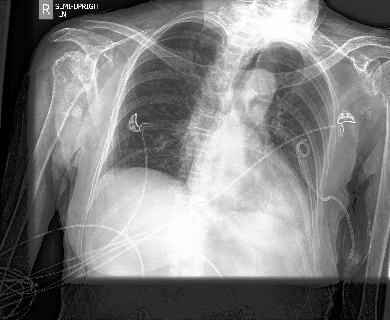
#> input picture Python Programming/Machine Learning/Lung Segmentation/Hull Convex/24.jpg, 390 x 320 px
$ python CH_rect_seg.py
#> lines starting #> are read from the running program, lines starting #| are printed output that depends on the picture; after the words box and inside, x2 and y2 are one past the last pixel; in counts of white or black regions, pixels touching at a corner belong together
import numpy as np
import cv2
from PIL import Image, ImageEnhance
from math import floor

def find_extremes(hull):
    l, r, b, t = 1000, 0, 1000, 0
    for elt in hull:
        if elt[0][0] < b:
            b = elt[0][0]
        if elt[0][0] >  t:
            t = elt[0][0]
        if elt[0][1] < l:
            l = elt[0][1]
        if elt[0][1] > r:
            r = elt[0][1]

#    print( "\n", r - l, " ", t - b, " \n")

    return r - l, t - b, l, r, b, t


img = Image.open('24.jpg') # Can be many different formats.
#> img is the input picture: PIL image 390x320 L; min 0, max 255, mean 126.2
pix = img.load()
size = img.size
#> size = (390, 320)
src = cv2.imread("12_3_clusters_pix_only.jpg", 1) # read input image
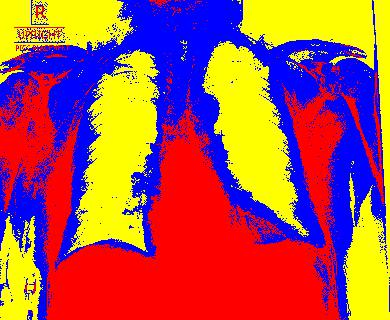
#> input picture Python Programming/Machine Learning/Lung Segmentation/Hull Convex/12_3_clusters_pix_only.jpg, 390 x 320 px
#> src is the input picture: shape (320, 390, 3); mean B, G, R 83.5, 86, 170

gray = cv2.cvtColor(src, cv2.COLOR_BGR2GRAY) # convert to grayscale
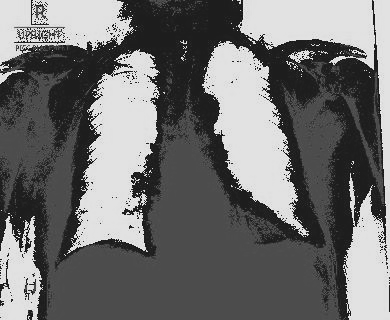
#> gray: shape (320, 390); min 3, max 252, mean 110.8
blur = cv2.blur(gray, (3, 3)) # blur the image
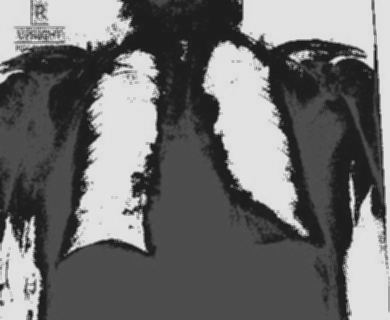
#> blur: shape (320, 390); min 27, max 229, mean 110.9
ret, thresh = cv2.threshold(blur, 100, 255, cv2.THRESH_BINARY)
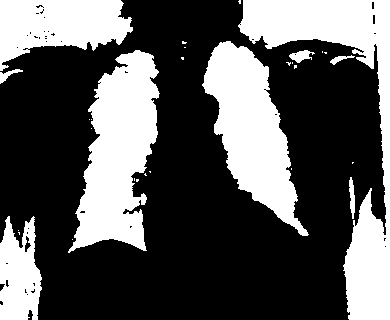
#> thresh: shape (320, 390); 34.6% white; 30 white regions (21 under 20 px)

# Finding contours for the thresholded image
contours, hierarchy = cv2.findContours(thresh, cv2.RETR_TREE, cv2.CHAIN_APPROX_SIMPLE)
#> contours = 72 contours, 59 with area under 20; largest, box (x1, y1, x2, y2) and area: (238, 0, 390, 320) 12095, (68, 50, 160, 253) 10670, (202, 41, 309, 236) 9398, (0, 0, 133, 71) 5912, (0, 216, 42, 320) 3160

# create hull array for convex hull points
hull = []

# [6 lines of commented-out code are left out]

print (src.shape)
#| (320, 390, 3)
#calculate points for each contour
for i in range(len(contours)):
    # creating convex hull object for each contour
    hull.append(cv2.convexHull(contours[i], False))
#> this loop made 72 passes
#> after the loop, hull = 72 contours, 58 with area under 20; largest, box (x1, y1, x2, y2) and area: (238, 0, 390, 320) 31936, (68, 50, 160, 253) 13796, (202, 41, 309, 236) 10862, (0, 0, 133, 71) 7193, (0, 216, 42, 320) 3862

#create an empty black image
drawing = np.zeros((thresh.shape[0], thresh.shape[1], 3), np.uint8)

#print(contours[21])
#print(hull[21][0][0][0])

tmp = []
target_contours = []

# draw contours and hull points
for i in range(len(contours)):
    color_contours = (0, 255, 0) # green - color for contours
    color = (255, 255, 255) # blue - color for convex hull
    # draw ith contour
    width, height, l, r, b, t = find_extremes(contours[i])
    if(width < 240 and width > 130  and height  < 125 and height > 65):
        tmp.append(l)
        tmp.append(r)
        tmp.append(b)
        tmp.append(t)
        target_contours.append(contours[i])
       # find_extremes(hull[i])
        cv2.drawContours(drawing, contours, i, color_contours, 1, 8, hierarchy)
        # draw ith convex hull object
        cv2.drawContours(drawing, hull, i, color, 1, 8)
#> this loop made 72 passes
#> (l, r, b, t, width, height) on passes 1 to 12: (239, 239, 72, 72, 0, 0), (232, 234, 18, 19, 2, 1), (230, 230, 18, 18, 0, 0), (216, 319, 0, 41, 103, 41), (293, 295, 26, 28, 2, 2), (288, 293, 30, 35, 5, 5), (288, 293, 24, 27, 5, 3), (282, 286, 32, 35, 4, 3), (279, 287, 5, 9, 8, 4), (262, 264, 5, 8, 2, 3), (235, 252, 24, 31, 17, 7), (231, 234, 26, 28, 3, 2)
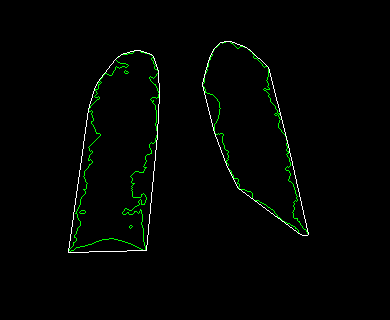
#> drawing: shape (320, 390, 3); mean of channels 0, 1, 2 1.9, 4.1, 1.9; drawn as B, G, R

print(len(tmp));
#| 8


#final_img = cv2.hconcat((np.array(img), drawing))
#cv2.imshow('Final', final_img)

cv2.imshow('drawing',drawing)

cv2.waitKey(0)
# [11 lines of commented-out code are left out]
for i in range (0, size[0]):#y coordinate of pixel
    for j in range(0, size[1]):#x coordinate of pixel
        if not(j > tmp[0] and j < tmp[1] and i > tmp[2] and i < tmp[3]) and not(j > tmp[4] and j < tmp[5] and i > tmp[6] and i < tmp[7] ):
            pix[i, j] = 0
img.show()
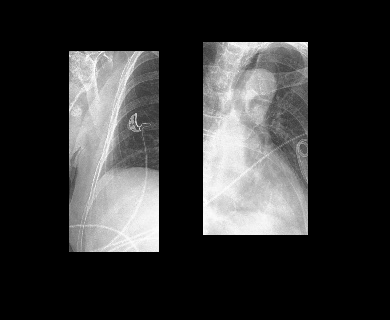
#> shown: PIL image 390x320 L; min 0, max 255, mean 53.1
#img.save("12_seg.jpg")
cv2.destroyAllWindows()
